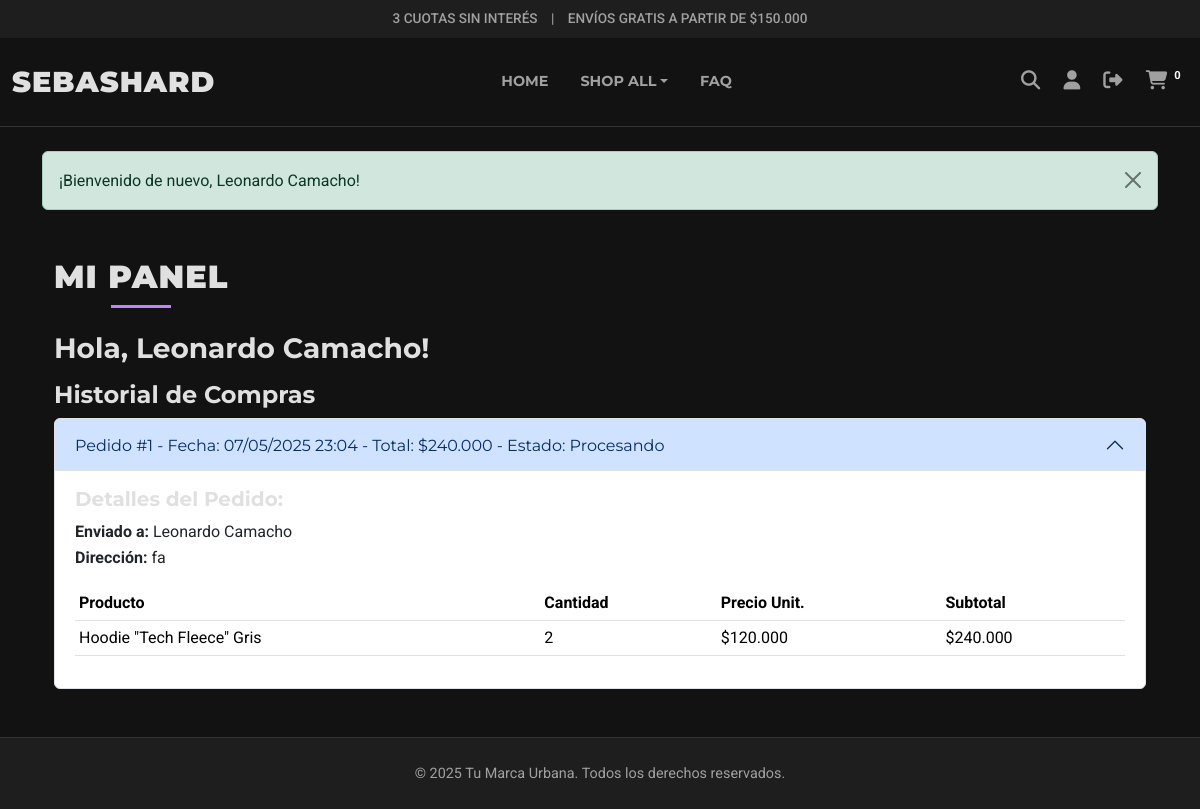
The page /user_panel.php (signed in) on the database its author committed.
### tables this page shows
CREATE TABLE `ordenes` (
  `id` int(11) NOT NULL,
  `usuario_id` int(11) NOT NULL,
  `total_pedido` decimal(10,2) NOT NULL,
  `estado` varchar(50) DEFAULT 'Pendiente',
  `nombre_envio` varchar(100) DEFAULT NULL,
  `direccion_envio` varchar(255) DEFAULT NULL,
  `ciudad_envio` varchar(100) DEFAULT NULL,
  `codigo_postal_envio` varchar(20) DEFAULT NULL,
  `fecha_creacion` timestamp NOT NULL DEFAULT current_timestamp()
);

CREATE TABLE `orden_items` (
  `id` int(11) NOT NULL,
  `orden_id` int(11) NOT NULL,
  `producto_id` int(11) NOT NULL,
  `cantidad` int(11) NOT NULL,
  `precio_unitario` decimal(10,2) NOT NULL
);

CREATE TABLE `productos` (
  `id` int(11) NOT NULL,
  `nombre` varchar(150) NOT NULL,
  `descripcion` text DEFAULT NULL,
  `precio` decimal(10,2) NOT NULL,
  `categoria_id` int(11) DEFAULT NULL,
  `stock` int(11) DEFAULT 0,
  `imagen_url` varchar(255) DEFAULT 'default_product.jpg',
  `fecha_creacion` timestamp NOT NULL DEFAULT current_timestamp(),
  `fecha_actualizacion` timestamp NOT NULL DEFAULT current_timestamp() ON UPDATE current_timestamp()
);

### includes/config.php (called while the page is built, shortened)
<?php
function html_escape($string) {
    return htmlspecialchars($string ?? '', ENT_QUOTES | ENT_SUBSTITUTE, 'UTF-8');
}
?>

### user_panel.php (the view, shortened to what this page needs)
<?php
require_once 'includes/config.php';
require_once 'includes/header.php';
$user_id = $_SESSION['user_id'];
$stmt_orders = $pdo->prepare("SELECT * FROM ordenes WHERE usuario_id = :usuario_id ORDER BY fecha_creacion DESC");
$stmt_orders->execute([':usuario_id' => $user_id]);
$orders = $stmt_orders->fetchAll();
?>
<div class="container my-5">
    <h1 class="section-title text-center mb-4">Mi Panel</h1>
    <h3 class="mb-3">Hola, <?php echo html_escape($_SESSION['user_nombre']); ?>!</h3>
    <h4>Historial de Compras</h4>
    <?php if (empty($orders)): ?>
        <p>Aún no has realizado ninguna compra.</p>
    <?php else: ?>
        <div class="accordion" id="ordersAccordion">
            <?php foreach ($orders as $index => $order): ?>
                <div class="accordion-item">
                    <h2 class="accordion-header" id="heading<?php echo $order['id']; ?>">
                        <button class="accordion-button <?php echo $index > 0 ? 'collapsed' : ''; ?>" type="button" data-bs-toggle="collapse" data-bs-target="#collapse<?php echo $order['id']; ?>" aria-expanded="<?php echo $index == 0 ? 'true' : 'false'; ?>" aria-controls="collapse<?php echo $order['id']; ?>">
                            Pedido #<?php echo $order['id']; ?> - Fecha: <?php echo date("d/m/Y H:i", strtotime($order['fecha_creacion'])); ?> - Total: $<?php echo html_escape(number_format($order['total_pedido'], 0, ',', '.')); ?> - Estado: <?php echo html_escape($order['estado']); ?>
                        </button>
                    </h2>
                    <div id="collapse<?php echo $order['id']; ?>" class="accordion-collapse collapse <?php echo $index == 0 ? 'show' : ''; ?>" aria-labelledby="heading<?php echo $order['id']; ?>" data-bs-parent="#ordersAccordion">
                        <div class="accordion-body">
                            <h5>Detalles del Pedido:</h5>
                            <p><strong>Enviado a:</strong> <?php echo html_escape($order['nombre_envio']); ?><br>
                               <strong>Dirección:</strong> <?php echo html_escape($order['direccion_envio']); ?></p>
                            <table class="table table-sm">
                                <thead><tr><th>Producto</th><th>Cantidad</th><th>Precio Unit.</th><th>Subtotal</th></tr></thead>
                                <tbody>
                                <?php
                                $stmt_items = $pdo->prepare("
                                    SELECT oi.*, p.nombre as producto_nombre
                                    FROM orden_items oi
                                    JOIN productos p ON oi.producto_id = p.id
                                    WHERE oi.orden_id = :orden_id
                                ");
                                $stmt_items->execute([':orden_id' => $order['id']]);
                                $items = $stmt_items->fetchAll();
                                foreach ($items as $item): ?>
                                    <tr>
                                        <td><?php echo html_escape($item['producto_nombre']); ?></td>
                                        <td><?php echo $item['cantidad']; ?></td>
                                        <td>$<?php echo html_escape(number_format($item['precio_unitario'], 0, ',', '.')); ?></td>
                                        <td>$<?php echo html_escape(number_format($item['precio_unitario'] * $item['cantidad'], 0, ',', '.')); ?></td>
                                    </tr>
                                <?php endforeach; ?>
                                </tbody>
                            </table>
                        </div>
                    </div>
                </div>
            <?php endforeach; ?>
        </div>
    <?php endif; ?>
    </div>
<?php require_once 'includes/footer.php'; ?>

### assets/css/style.css (style rules this page uses)
:root { --color-background: #121212; --color-surface: #1E1E1E; --color-primary-text: #E0E0E0; --color-secondary-text: #A0A0A0; --color-accent: #BB86FC; --color-accent-hover: #a16ef7; --color-border: #333333; --font-primary: 'Montserrat', sans-serif; --font-secondary: 'Roboto', sans-serif; }
body { background-color: var(--color-background); color: var(--color-primary-text); font-family: var(--font-secondary); line-height: 1.6; }
h1, h2, h3, h4, h5, h6 { font-family: var(--font-primary); font-weight: 700; color: var(--color-primary-text); }
.section-title { font-family: var(--font-primary); font-weight: 900; font-size: 2rem; text-transform: uppercase; letter-spacing: 1px; margin-bottom: 2rem; position: relative; display: inline-block; }
.section-title::after { content: ''; display: block; width: 60px; height: 3px; background-color: var(--color-accent); margin: 0.5rem auto 0; }

### rows shown on the page
ordenes: id "1", fecha_creacion "07/05/2025 23:04", total_pedido "240.000", estado "Procesando", nombre_envio "Leonardo Camacho", direccion_envio "fa"
orden_items: producto.nombre "Hoodie \"Tech Fleece\" Gris", cantidad "2", precio_unitario "120.000", $item['precio_unitario'] * $item['cantidad'] "240.000"

### other values the page prints
$_SESSION['success_message'] "¡Bienvenido de nuevo, Leonardo Camacho!"
$_SESSION['user_nombre'] "Leonardo Camacho"
